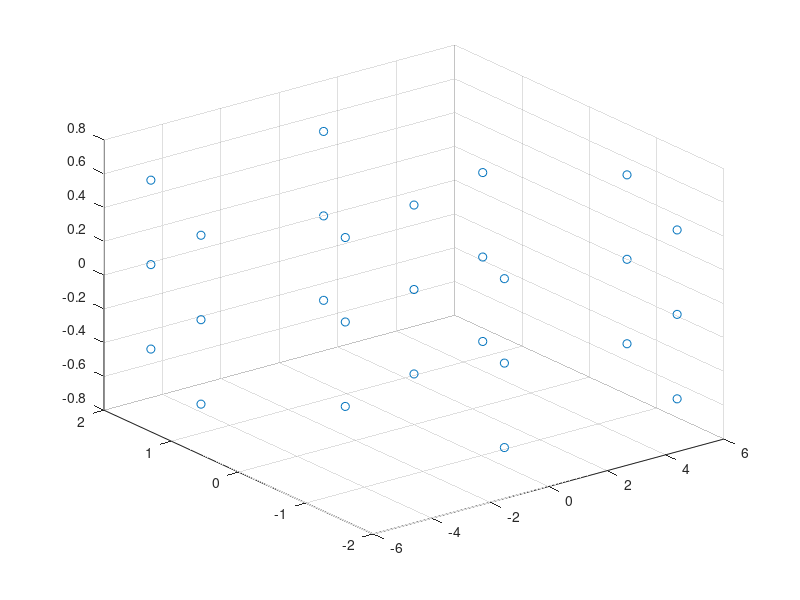

MATLAB code to generate this figure:
% Mario Kart Style Sin Wave Point Cloud Demo
% High-performance cubic point cloud showing off RunMat capabilities

% Create a beautiful sin wave with cubic appearance
x1 = -6.0; y1 = 2.0 * sin(x1);
x2 = -4.5; y2 = 2.0 * sin(x2);
x3 = -3.0; y3 = 2.0 * sin(x3);
x4 = -1.5; y4 = 2.0 * sin(x4);
x5 = 0.0;  y5 = 2.0 * sin(x5);
x6 = 1.5;  y6 = 2.0 * sin(x6);
x7 = 3.0;  y7 = 2.0 * sin(x7);
x8 = 4.5;  y8 = 2.0 * sin(x8);
x9 = 6.0;  y9 = 2.0 * sin(x9);

% Create multiple Z layers for cubic density
z_layer1 = -0.5;
z_layer2 = 0.0;
z_layer3 = 0.5;

% Build dense point cloud with multiple layers (simulating cubes)
x_coords = [x1, x2, x3, x4, x5, x6, x7, x8, x9, x1, x2, x3, x4, x5, x6, x7, x8, x9, x1, x2, x3, x4, x5, x6, x7, x8, x9];
y_coords = [y1, y2, y3, y4, y5, y6, y7, y8, y9, y1, y2, y3, y4, y5, y6, y7, y8, y9, y1, y2, y3, y4, y5, y6, y7, y8, y9];
z_coords = [z_layer1, z_layer1, z_layer1, z_layer1, z_layer1, z_layer1, z_layer1, z_layer1, z_layer1, z_layer2, z_layer2, z_layer2, z_layer2, z_layer2, z_layer2, z_layer2, z_layer2, z_layer2, z_layer3, z_layer3, z_layer3, z_layer3, z_layer3, z_layer3, z_layer3, z_layer3, z_layer3];

% Render the high-performance Mario Kart style cubic sin wave
scatter3(x_coords, y_coords, z_coords)